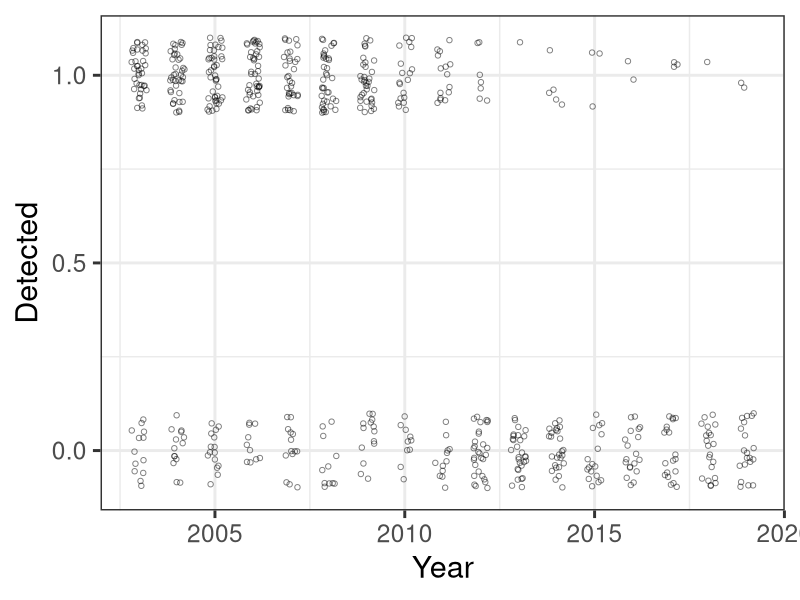
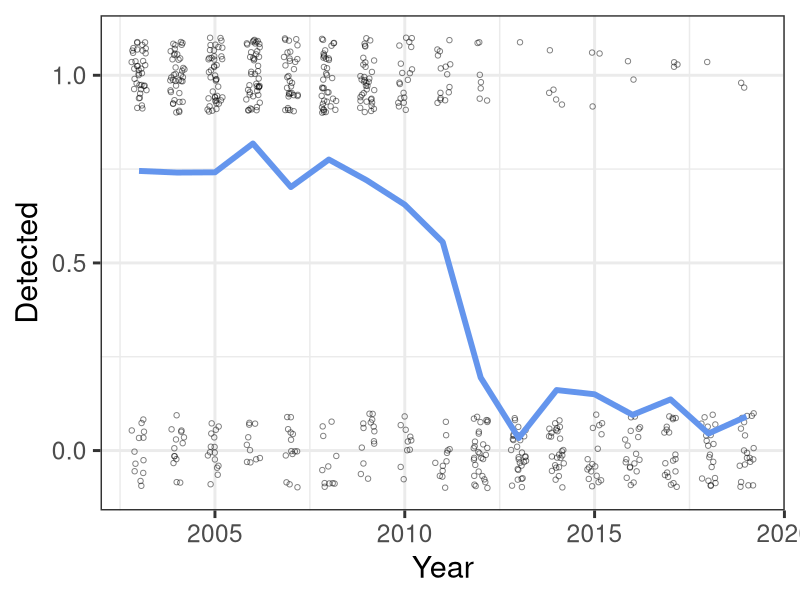
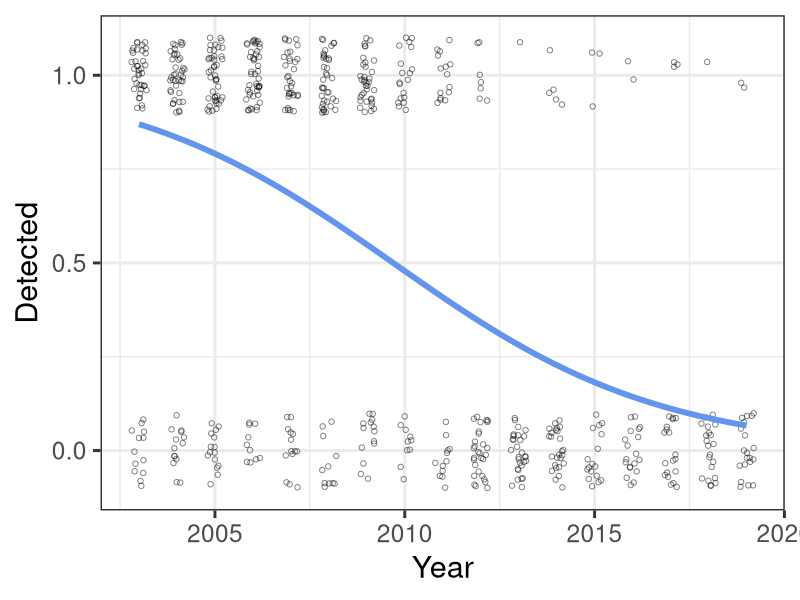

Reproduce these figures in R, in order.
## ---- chunk 1
#| label: setup
#| message: false

library(tidyverse)
set.seed(222)
theme_set(theme_bw(22))

# Little brown bat detections (same data as the pre-class videos)
bats <- read_csv("../pre-class/data/5bat_count_data-21682.csv") |>
  filter(Species == "Myotis lucifugus")
bats_by_year <- bats |>
  summarize(p_detected = mean(detected), .by = Year)

bat_glm <- glm(detected ~ Year, family = binomial(link = "logit"), data = bats)
bat_pred_grid <- tibble(Year = seq(2003, 2019, length.out = 101))
bat_pred_grid$p_detected <- predict(
  bat_glm,
  type = "response",
  newdata = bat_pred_grid
)

bat_b0 <- signif(coef(bat_glm)[["(Intercept)"]], 4)
bat_b1 <- signif(coef(bat_glm)[["Year"]], 4)
bat_p <- \(year) {
  signif(predict(bat_glm, tibble(Year = year), type = "response"), 2)
}

# Jittered raw data with a binned summary, as in the live coding
bat_plot <- ggplot(bats, aes(x = Year, y = detected)) +
  geom_point(
    position = position_jitter(height = 0.1, width = 0.2, seed = 1),
    shape = 21,
    alpha = 0.5
  ) +
  scale_y_continuous("Detected", breaks = c(0, 0.5, 1))
## ---- chunk 2
#| fig-width: 10
#| fig-height: 5
#| fig-align: center

bat_plot
## ---- chunk 3
#| fig-width: 10
#| fig-height: 5
#| fig-align: center

bat_plot +
  geom_line(
    aes(y = p_detected),
    data = bats_by_year,
    color = "cornflowerblue",
    linewidth = 2
  )
## ---- chunk 4
#| class-output: small-output

summary(bat_glm)$coefficients
## ---- chunk 5
#| fig-width: 10
#| fig-height: 5
#| fig-align: center

bat_plot +
  geom_line(
    aes(y = p_detected),
    data = bat_pred_grid,
    color = "cornflowerblue",
    linewidth = 2
  )
